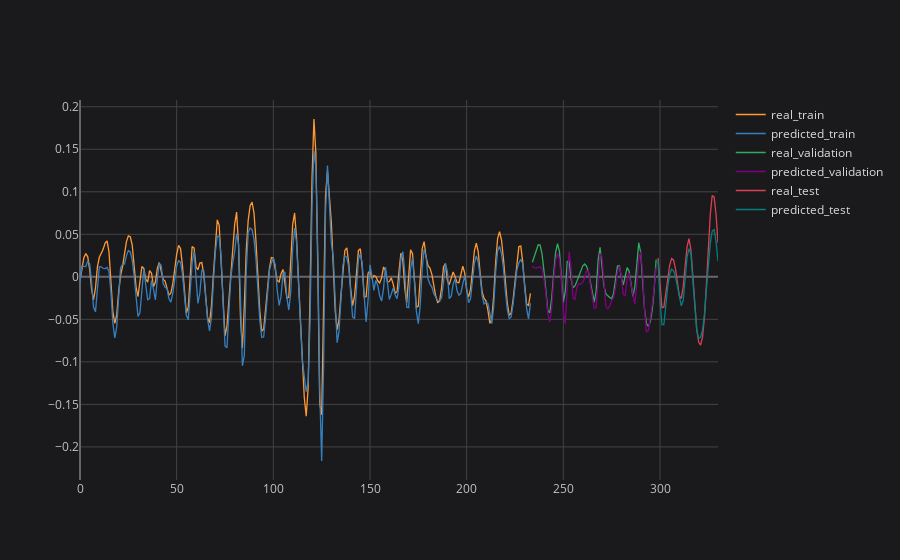

The cell this chart's notebook holds for it:
### Code cell
# plotting partial result
plot_ticker = 'VALE3'
plot_feature = target_feature
plot_imf = 'IMF2'

concatenated_results[plot_ticker][plot_feature][plot_imf].iplot(title=f'{plot_ticker} {plot_feature} {plot_imf}', asFigure=True, layout=space)

### Figure 1 — Plotly figure (JSON) as saved in the notebook; plotly's stock layout.template omitted (floating-point values rounded to 4 significant figures; data arrays with more than 128 entries replaced by an {"elided": "..."} marker saying what was removed)
{"data": [{"line": {"color": "rgba(255, 153, 51, 1.0)", "dash": "solid", "shape": "linear", "width": 1.3}, "mode": "lines", "name": "real_train", "text": "", "type": "scatter", "x": {"elided": "331 int values"}, "y": {"elided": "331 mixed values"}}, {"line": {"color": "rgba(55, 128, 191, 1.0)", "dash": "solid", "shape": "linear", "width": 1.3}, "mode": "lines", "name": "predicted_train", "text": "", "type": "scatter", "x": {"elided": "331 int values"}, "y": {"elided": "331 mixed values"}}, {"line": {"color": "rgba(50, 171, 96, 1.0)", "dash": "solid", "shape": "linear", "width": 1.3}, "mode": "lines", "name": "real_validation", "text": "", "type": "scatter", "x": {"elided": "331 int values"}, "y": {"elided": "331 mixed values"}}, {"line": {"color": "rgba(128, 0, 128, 1.0)", "dash": "solid", "shape": "linear", "width": 1.3}, "mode": "lines", "name": "predicted_validation", "text": "", "type": "scatter", "x": {"elided": "331 int values"}, "y": {"elided": "331 mixed values"}}, {"line": {"color": "rgba(219, 64, 82, 1.0)", "dash": "solid", "shape": "linear", "width": 1.3}, "mode": "lines", "name": "real_test", "text": "", "type": "scatter", "x": {"elided": "331 int values"}, "y": {"elided": "331 mixed values"}}, {"line": {"color": "rgba(0, 128, 128, 1.0)", "dash": "solid", "shape": "linear", "width": 1.3}, "mode": "lines", "name": "predicted_test", "text": "", "type": "scatter", "x": {"elided": "331 int values"}, "y": {"elided": "331 mixed values"}}], "layout": {"legend": {"bgcolor": "#1A1A1C", "font": {"color": "#D9D9D9", "size": 12}}, "paper_bgcolor": "#1A1A1C", "plot_bgcolor": "#1A1A1C", "title": {"font": {"color": "#D9D9D9"}, "x": 0.5}, "xaxis": {"gridcolor": "#434343", "showgrid": true, "tickfont": {"color": "#C2C2C2", "size": 12}, "title": {"font": {"color": "#D9D9D9"}}, "zerolinecolor": "#666570"}, "yaxis": {"gridcolor": "#434343", "showgrid": true, "tickfont": {"color": "#C2C2C2", "size": 12}, "title": {"font": {"color": "#D9D9D9"}}, "zerolinecolor": "#666570"}}}
